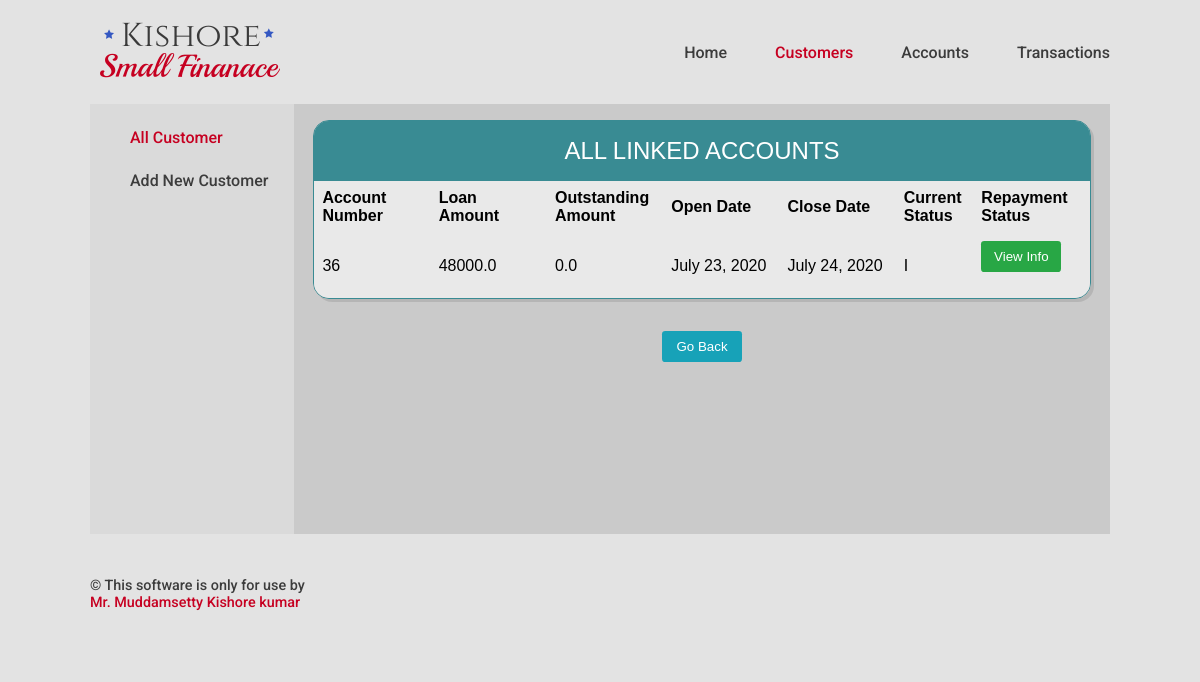
/customer/linkedAccounts/102, run on the app's committed database.
### Accounts/models.py (models this page shows, shortened)
class Account(models.Model):
    ACTIVE = 'A'
    INACTIVE = 'I'
    ACTIVENESS_CHOICE = [
    (ACTIVE, 'Active'),
    (INACTIVE, 'Inactive'),
    ]
    loan_account_number = models.BigAutoField(primary_key=True)
    customer = models.ForeignKey(Customer,on_delete=models.PROTECT,db_index=True)
    loan_amount = models.FloatField(default=0)
    amount_credited_to_customer = models.FloatField(default=0)
    outstanding_amount = models.FloatField(null=True,blank=True,default=0)
    open_date = models.DateField(db_index=True)
    close_date = models.DateField(blank=True,null=True)
    current_Status = models.CharField(max_length=1,choices=ACTIVENESS_CHOICE,default=ACTIVE,db_index=True)

### Customers/views.py (the view)
# urls.py: path('linkedAccounts/<int:primary_key>',  CustomerAllDetailsView.as_view()),
class CustomerAllDetailsView(ListView):
    model = Customer
    template_name = 'Customers/customer_all_accounts.html'
    def get_queryset(self):
        obj = Customer.objects.get(pk=self.kwargs['primary_key'])
        object_list = obj.account_set.all()
        return object_list

### Template/Customers/customer_all_accounts.html (shortened to what this page needs)
<!DOCTYPE html>
{% extends "base.html" %}
{% block nav-Customers %}
current-link
{% endblock %}
{% block main %}
<div class="main-column">
  <div class="col sub-navigation">
    <ul class="sub-navigation-ul">
      <li class="sub-navigation-li"><a class="sub-nav-link current-link" href="/customer/">All Customer</a></li>
      <li class="sub-navigation-li"><a class="sub-nav-link " href="/customer/create/">Add New Customer</a></li>
    </ul>
  </div>
  <div class="col main-data">
    <div class="table-display" cellspacing="0" >
      <div class="table-header">All Linked Accounts</div>
      <table>
        <thead >
          <tr class="row">
            <th class="row-15">Account Number</th>
            <th class="row-15">Loan Amount</th>
            <th class="row-15">outstanding Amount</th>
            <th class="row-15">Open Date</th>
            <th class="row-15">Close Date</th>
            <th class="row-10">Current Status</th>
            <th class="row-15">Repayment Status</th>
          </tr>
        </thead>
        <tbody>
          {% for account in account_list %}
          <tr class="row">
            <td>{{account.loan_account_number}}</td>
            <td>{{account.loan_amount}}</td>
            <td>{{account.outstanding_amount}}</td>
            <td>{{account.open_date}}</td>
            <td>{{account.close_date}}</td>
            <td>{{account.current_Status}}</td>
            <td><a href="/transaction/accno/{{account.loan_account_number}}">
              <button type="button" class="btn btn-safe">View Info</button></a>&nbsp;&nbsp;&nbsp;&nbsp;&nbsp;</td>
          </tr>
          {% empty %}
          <p>no customer yet.</p>
          {% endfor %}
        </tbody>
      </table>
    </div>
    <div class="main-sub">
    <button onclick="window.location=document.referrer;" class="btn btn-option">Go Back</button>
    </div>
  </div>
</div>
{% endblock %}

### static/css/base.css (style rules this page uses)
body { margin: 0; font-size: 16px; background-color: #dadada; background-color: #e3e3e3; font-family: 'Roboto'; box-sizing: border-box; }
.main-column { display: flex; background-color: #cacaca; }
.sub-navigation { width: 20%; background-color: #7c7c7c; background-color: #dadada; }
.sub-navigation { min-height: 430px; }
.sub-navigation-ul { list-style: none; }
.sub-navigation-li { margin: 1.5em auto; }
.sub-nav-link { text-decoration: none; color: #3c3c3c; font-weight: 500; }
.current-link { color: #C60021; }
.main-data { width: 80%; }
.table-display { font-family: Helvetica; border: 0.1rem solid #398B93; border-radius: 1em; box-shadow: 3px 3px 0 rgba(0,0,0,0.1); margin: 1em auto; display: table; overflow: hidden; width: 95%; }
.table-header { background-color:#398B93; color: white; font-size: 1.5em; padding: 1rem; text-align: center; text-transform: uppercase; }
table { table-layout: auto; width: 100%; border-collapse:collapse; text-transform: capitalize; }
th,td { border:none; text-align: left; padding: 0.5em; }
.row { background: #f6f6f6; }
.table-display tr:nth-of-type(odd) { background: #e9e9e9; }
.main-sub { text-align: center; padding:1em; }
.btn { padding: 0.5rem; border-radius: 0.25em; border: 0; min-width: 5rem; font-weight: 500; }
.btn-safe { background-color: #28a745; color: #fff; }
.btn-option { background-color: #17a2b8; color: #fff; }
.row-15 { width: 15%; }

### data on the page
Account: loan_account_number "36", loan_amount "48000.0", outstanding_amount "0.0", open_date "July 23, 2020", close_date "July 24, 2020", current_Status "I"
